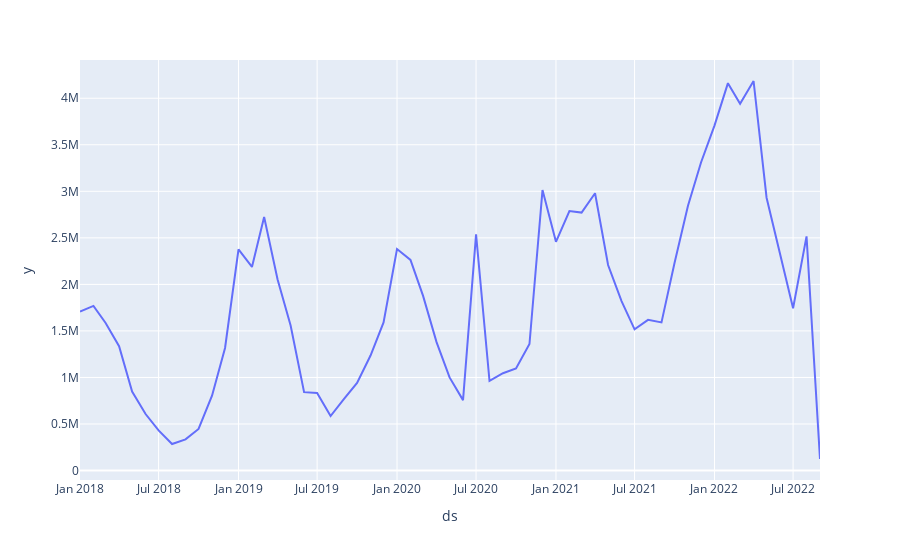

This figure's notebook cell:
### Code cell
px.line(bolu,x = bolu["ds"],y = bolu["y"])
